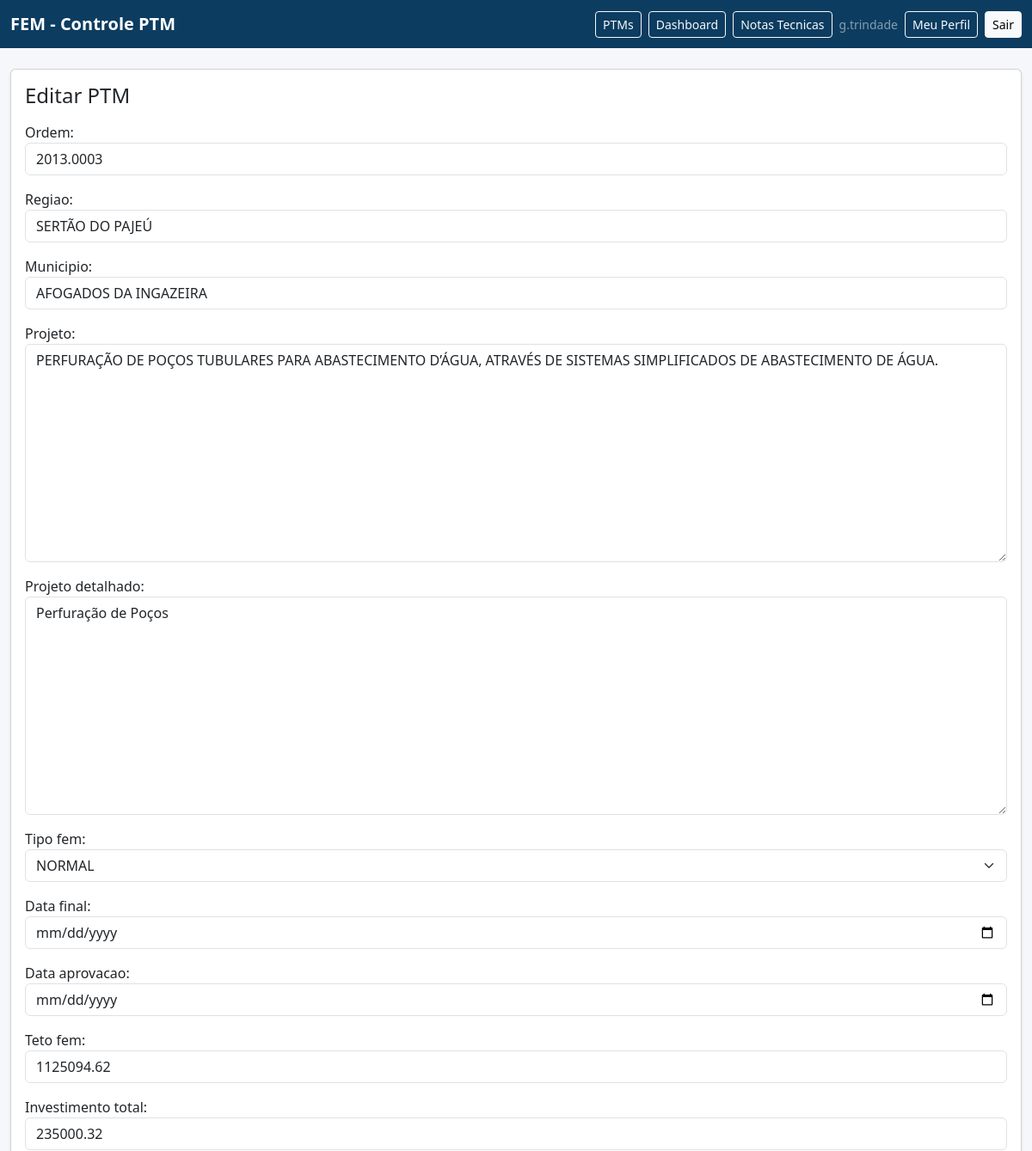
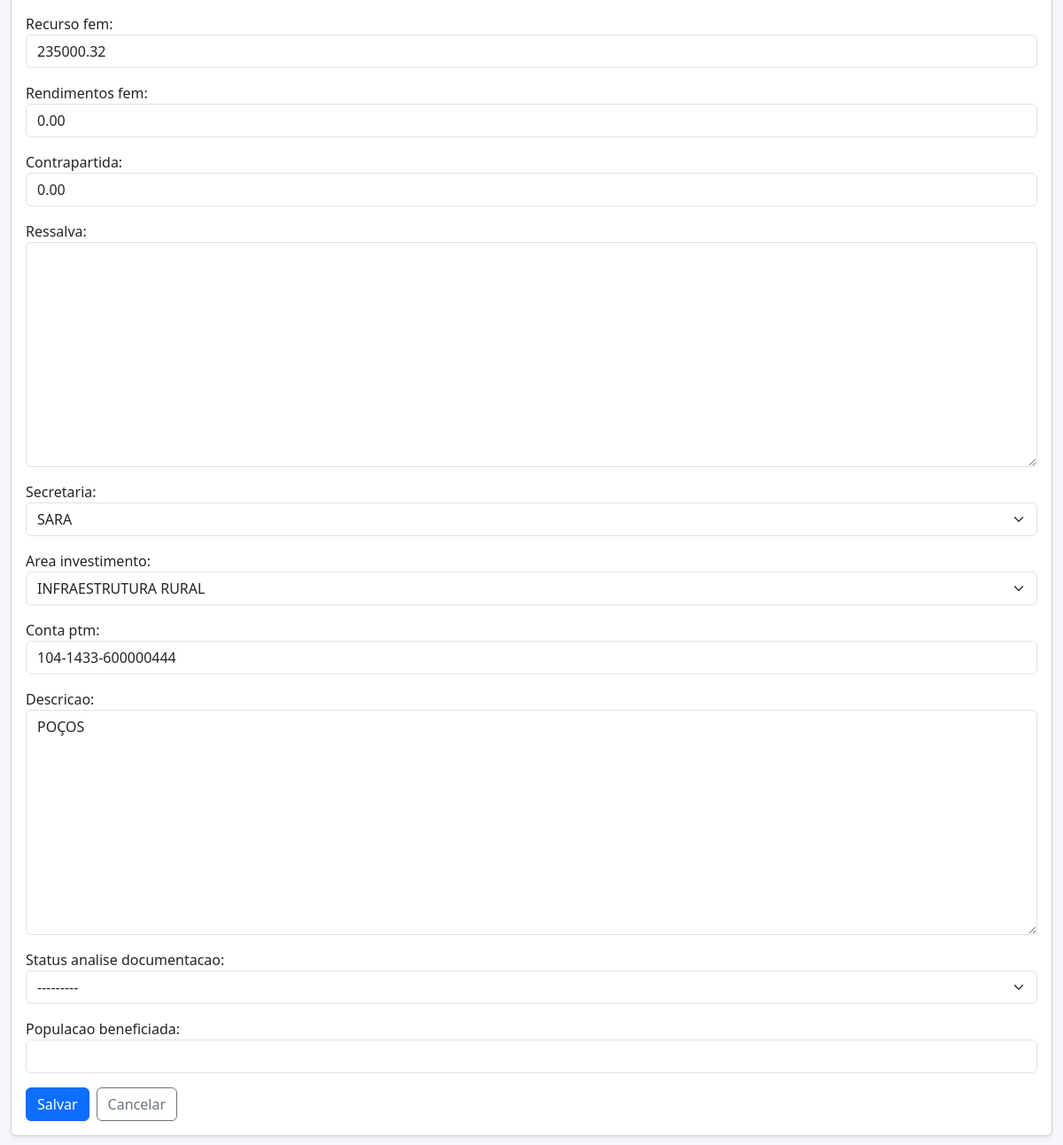
The app's page /ptms/3/editar/ (signed in) with its own data (2 pictures, top to bottom).
### ptms/models.py (models this page shows, shortened)
class PTM(TimestampedModel):
    ordem = models.CharField(max_length=30, unique=True)
    regiao = models.CharField(max_length=120)
    municipio = models.CharField(max_length=120)
    projeto = models.TextField()
    projeto_detalhado = models.TextField(blank=True)
    tipo_fem = models.ForeignKey(TipoFEM, on_delete=models.PROTECT)
    status_ptm_atual = models.ForeignKey(
        StatusPTM,
        on_delete=models.PROTECT,
        related_name="ptms_status_ptm",
        null=True,
        blank=True,
    )
    status_obra_atual = models.ForeignKey(
        StatusObra,
        on_delete=models.PROTECT,
        related_name="ptms_status_obra",
        null=True,
        blank=True,
    )
    data_final = models.DateField(null=True, blank=True)
    data_aprovacao = models.DateField(null=True, blank=True)
    teto_fem = models.DecimalField(max_digits=14, decimal_places=2, default=Decimal("0.00"))
    investimento_total = models.DecimalField(max_digits=14, decimal_places=2, default=Decimal("0.00"))
    recurso_fem = models.DecimalField(max_digits=14, decimal_places=2, default=Decimal("0.00"))
    rendimentos_fem = models.DecimalField(max_digits=14, decimal_places=2, default=Decimal("0.00"))
    contrapartida = models.DecimalField(max_digits=14, decimal_places=2, default=Decimal("0.00"))
    ressalva = models.TextField(blank=True)
    secretaria = models.ForeignKey(Secretaria, on_delete=models.PROTECT, null=True, blank=True)
    area_investimento = models.ForeignKey(AreaInvestimento, on_delete=models.PROTECT, null=True, blank=True)
    conta_ptm = models.CharField(max_length=50, blank=True)
    descricao = models.TextField(blank=True)
    codigo_acesso_publico = models.CharField(max_length=64, unique=True, null=True, blank=True)
    status_analise_documentacao = models.ForeignKey(
        StatusAnaliseDocumentacao,
        on_delete=models.PROTECT,
        related_name="ptms_status_analise_documentacao",
        null=True,
        blank=True,
    )
    populacao_beneficiada = models.PositiveIntegerField(null=True, blank=True)
    class Meta:
        ordering = ("ordem",)

### ptms/views.py (the view, shortened to what this page needs)
# urls.py: path('ptms/<int:pk>/editar/', PTMUpdateView.as_view(), name='ptm_update'),
class PTMUpdateView(UpdateView):
    model = PTM
    form_class = PTMForm
    template_name = "ptms/ptm_form.html"
    def dispatch(self, request, *args, **kwargs):
        self.object = self.get_object()
        blocked = _deny_edit_if_forbidden(request, self.object)
        if blocked:
            return blocked
        return super().dispatch(request, *args, **kwargs)

### ptms/forms.py
class PTMForm(BaseBootstrapModelForm):
    class Meta:
        model = PTM
        fields = [
            "ordem",
            "regiao",
            "municipio",
            "projeto",
            "projeto_detalhado",
            "tipo_fem",
            "data_final",
            "data_aprovacao",
            "teto_fem",
            "investimento_total",
            "recurso_fem",
            "rendimentos_fem",
            "contrapartida",
            "ressalva",
            "secretaria",
            "area_investimento",
            "conta_ptm",
            "descricao",
            "status_analise_documentacao",
            "populacao_beneficiada",
        ]
        widgets = {
            "data_final": DateInput(),
            "data_aprovacao": DateInput(),
        }

### core/models.py (called while the page is built)
    def __str__(self):
        return self.nome

### ptms/views.py (called while the page is built)
def _allowed_municipios_for_user(user):
    if user.is_superuser:
        return None
    return {
        _normalize_municipio(v)
        for v in user.user_municipios.select_related("municipio").values_list("municipio__nome", flat=True)
    }

def _user_can_edit_ptm(user, ptm):
    allowed = _allowed_municipios_for_user(user)
    if allowed is None:
        return True
    if not allowed:
        return False
    return _normalize_municipio(ptm.municipio) in allowed

def _deny_edit_if_forbidden(request, ptm, tab="eventos"):
    if _user_can_edit_ptm(request.user, ptm):
        return None
    messages.error(
        request,
        "Voce nao tem permissao para alterar este PTM. Verifique seus municipios vinculados.",
    )
    return redirect(f"{reverse('ptm_detail', kwargs={'pk': ptm.pk})}?tab={tab}")

### templates/ptms/ptm_form.html (shortened to what this page needs)
{% extends "base.html" %}
{% block content %}
<div class="card shadow-sm">
  <div class="card-body">
    <h1 class="h4 mb-3">{% if object %}Editar PTM{% else %}Novo PTM{% endif %}</h1>
    <form method="post">
      {{ form.as_p }}
      <div class="d-flex gap-2 mt-3">
        <button type="submit" class="btn btn-primary">Salvar</button>
        <a class="btn btn-outline-secondary" href="{% if object %}{% url 'ptm_detail' object.pk %}{% else %}{% url 'ptm_list' %}{% endif %}">Cancelar</a>
      </div>
    </form>
  </div>
</div>
{% endblock %}

### templates/partials/_navbar.html (shortened to what this page needs)
<nav class="navbar navbar-expand-lg navbar-dark" style="background-color:#0c3c60;">
  <div class="container-fluid app-main">
    <a class="navbar-brand fw-semibold" href="{% url 'ptm_list' %}">FEM - Controle PTM</a>
    <div class="d-flex align-items-center gap-2 flex-wrap">
      {% if user.is_authenticated %}
        <a class="btn btn-sm btn-outline-light" href="{% url 'ptm_list' %}">PTMs</a>
        <a class="btn btn-sm btn-outline-light" href="{% url 'dashboard' %}">Dashboard</a>
        <a class="btn btn-sm btn-outline-light" href="{% url 'nota_tecnica_select' %}">Notas Tecnicas</a>
      {% endif %}
      {% if user.is_authenticated %}
        <span class="text-white-50 small">{{ user.username }}</span>
        <a class="btn btn-sm btn-outline-light" href="{% url 'core:profile' %}">Meu Perfil</a>
        <form method="post" action="{% url 'core:logout' %}" class="m-0">
          <button type="submit" class="btn btn-sm btn-light">Sair</button>
        </form>
      {% else %}
        <a class="btn btn-sm btn-light" href="{% url 'core:login' %}">Entrar</a>
      {% endif %}
    </div>
  </div>
</nav>

### templates/partials/_styles.html (style rules this page uses)
body { background: #f5f7fb; }
.app-main { max-width: 1280px; }

### records on screen
PTM: ordem "2013.0003", regiao "SERTÃO DO PAJEÚ", municipio "AFOGADOS DA INGAZEIRA", projeto "PERFURAÇÃO DE POÇOS TUBULARES PARA ABASTECIMENTO D’ÁGUA, ATRAVÉS DE SISTEMAS SIMPLIFICADOS DE ABASTECIMENTO DE ÁGUA.", projeto_detalhado "Perfuração de Poços", tipo_fem "NORMAL", teto_fem "1125094.62", investimento_total "235000.32", recurso_fem "235000.32", rendimentos_fem "0.00", contrapartida "0.00", secretaria "SARA", area_investimento "INFRAESTRUTURA RURAL", conta_ptm "104-1433-600000444", descricao "POÇOS", status_analise_documentacao "---------"

### other values on screen
{{ user.username }} "g.trindade"
